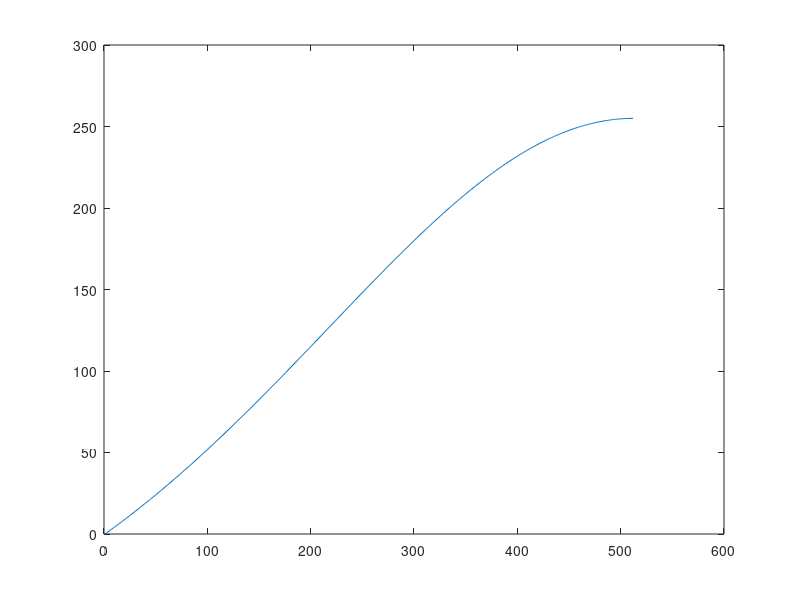

MATLAB code for this plot:
# compute sinus 1/4 wave
# these will be stored in the eeprom
# 8 bit
 
x = 0:511;
sinus = zeros(511,1);
sinus = sin(2*pi*x/2047);
sinus = (exp(sinus)-1)/(e-1);
sinus = sinus * 255;

plot(sinus)